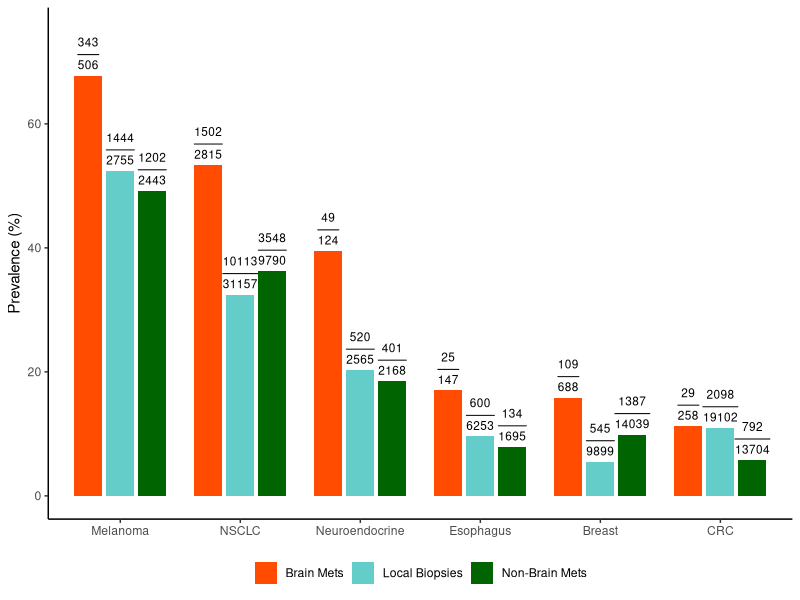
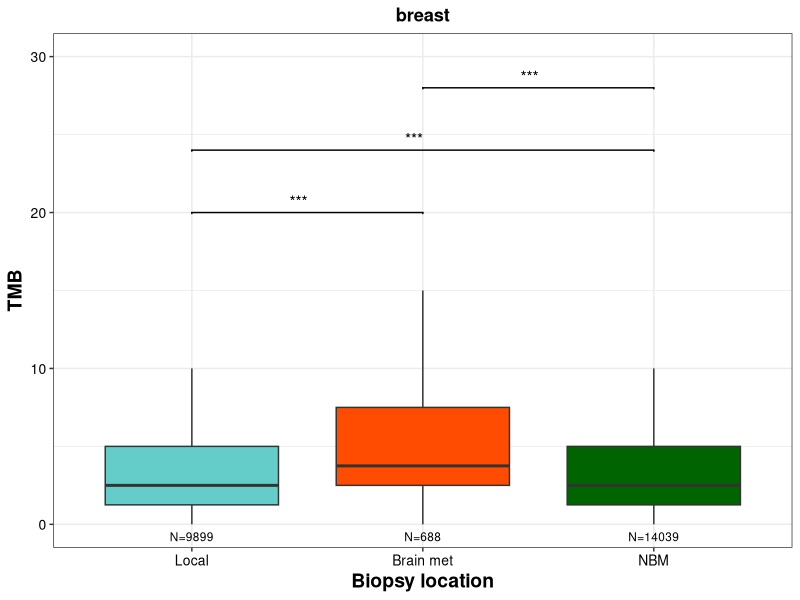
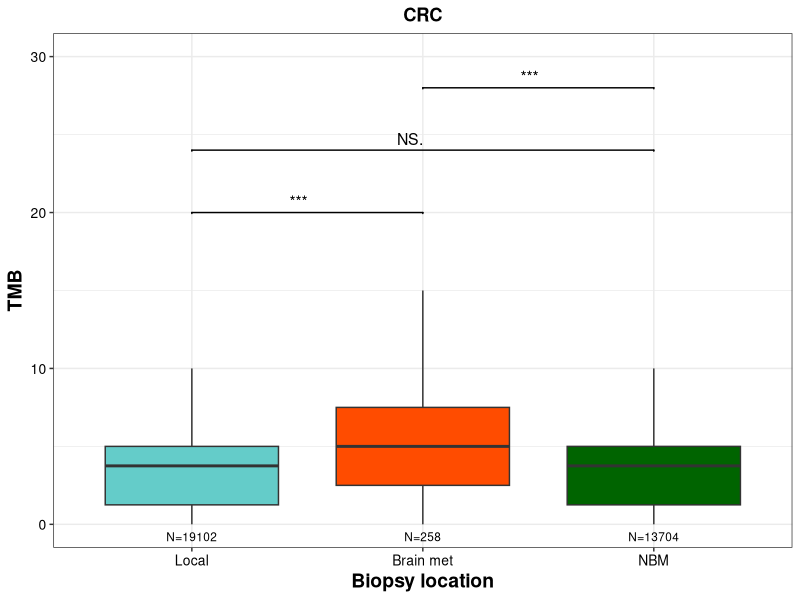
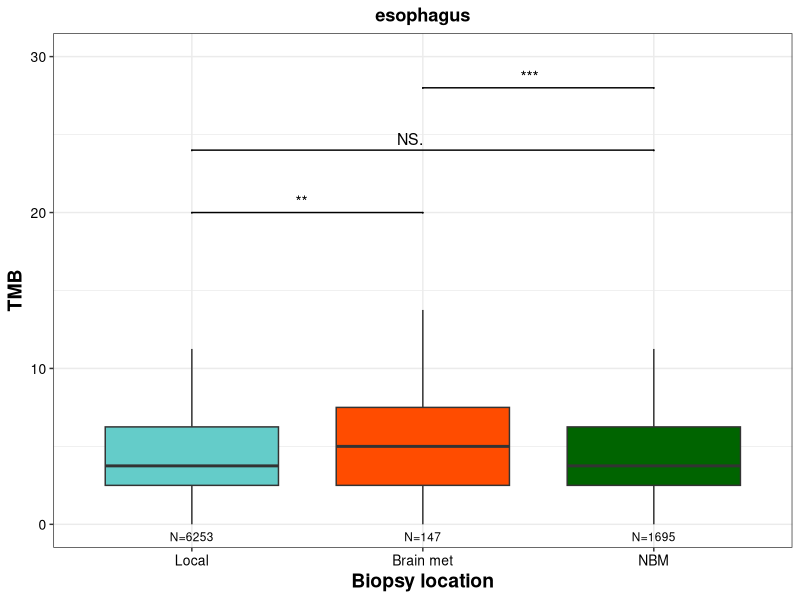
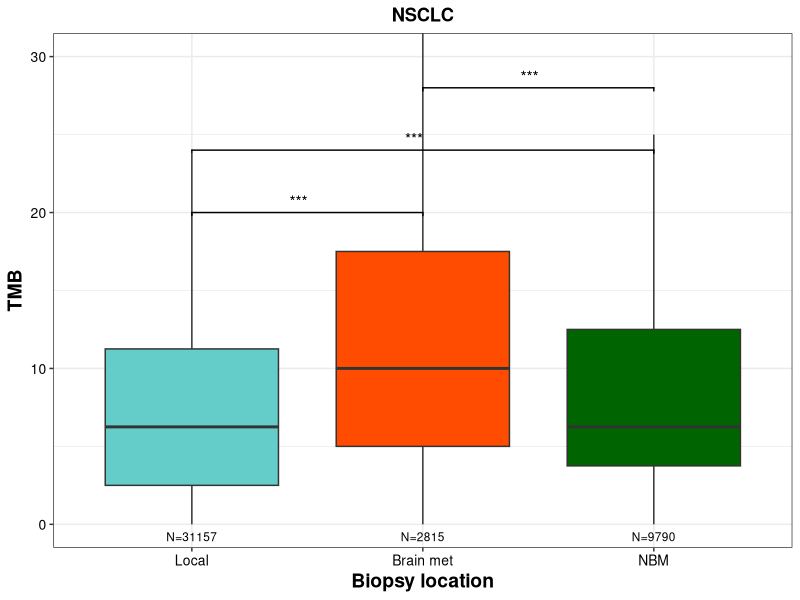
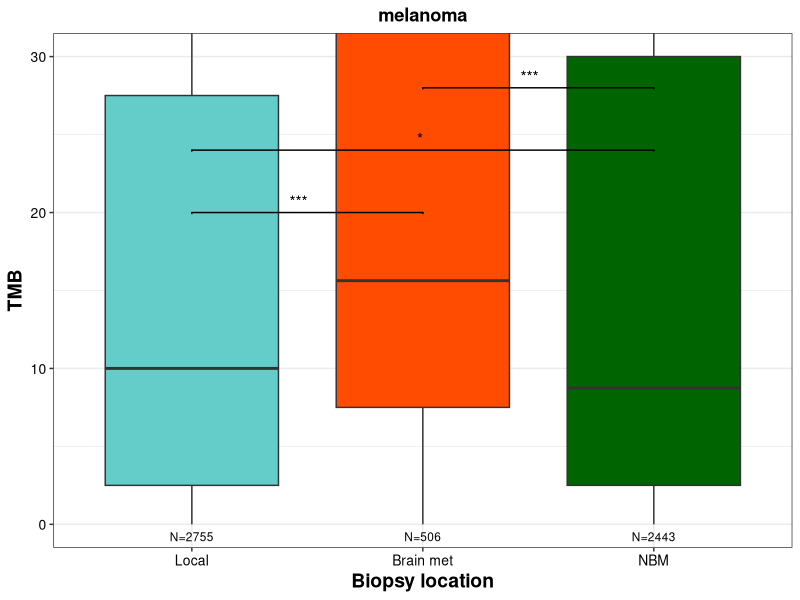
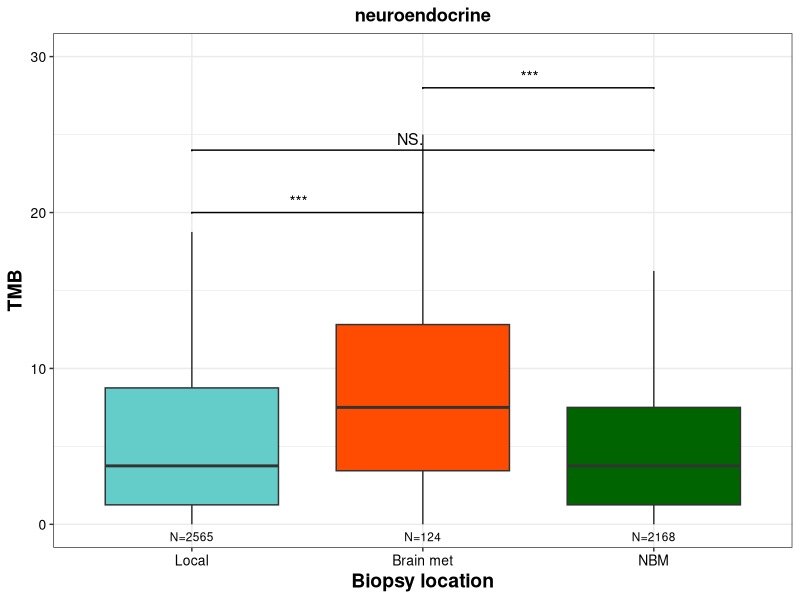
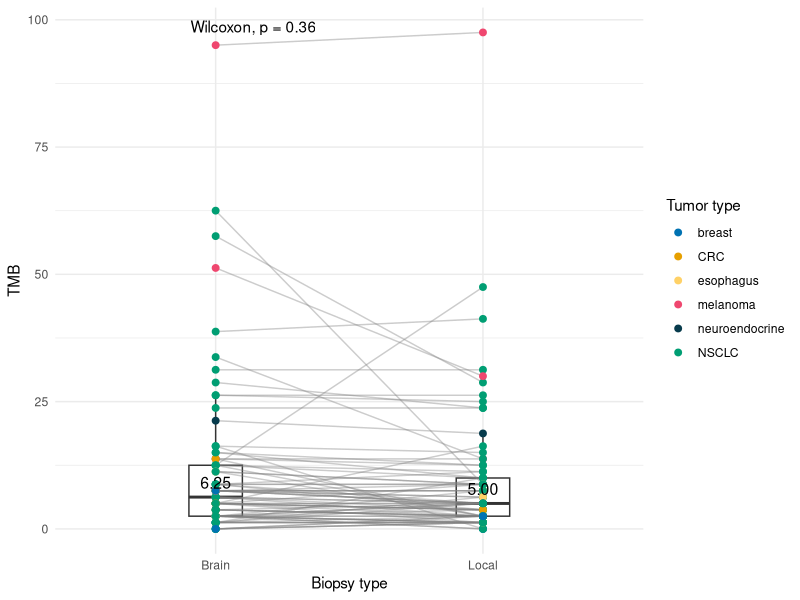

Write R code to recreate these figures, in order.
library(ggplot2)
library(gdata)
library(readxl)
library(ggsignif)
library(plyr)
library(dplyr)
library(RColorBrewer)
library(ggrepel)
library(reshape2)
library(tidyr)
library(ggpubr)

#Figure 4A
bm_local = read_excel( "./fig2_data.xlsx", sheet = "Brain vs. Local")
nbm_local = read_excel( "./fig2_data.xlsx", sheet = "Brain vs. NBM")

bm_local_tmb <- bm_local %>%
  filter(`Gene/Biomarker` == 'TMB-High')

nbm_local_tmb <- nbm_local %>%
  filter(`Gene/Biomarker` == 'TMB-High')

bm_nbm_local_tmb <- bm_local_tmb %>%
  bind_cols(select(nbm_local_tmb, -any_of(names(bm_local_tmb)))) %>%
  mutate(`Brain Mets` = `% in Brain`) %>%
  mutate(`Local Biopsies` = `% in Local`) %>%
  mutate(`Non-Brain Mets` = `% in NBM`) 

bm_nbm_local_tmb <- bm_nbm_local_tmb %>%
  mutate(BM_total = `BM|Gene/Biomarker(+)` + `BM|Gene/Biomarker(-)`) %>%
  mutate(Local_total = `Local|Gene/Biomarker(+)` + `Local|Gene/Biomarker(-)`) %>%
  mutate(NBM_total =  `NBM|Gene/Biomarker(+)`+ `NBM|Gene/Biomarker(-)`) %>%
  mutate(BM_TMBH = `BM|Gene/Biomarker(+)`) %>%
  mutate(Local_TMBH = `Local|Gene/Biomarker(+)`) %>%
  mutate(NBM_TMBH = `NBM|Gene/Biomarker(+)`)

bm_nbm_local_tmb_percent <- bm_nbm_local_tmb %>%
  select(Disease, `Brain Mets`, `Local Biopsies`, `Non-Brain Mets`) %>%
  melt()

bm_nbm_local_tmb_percent$Disease <- factor(bm_nbm_local_tmb_percent$Disease, levels = c("Melanoma","NSCLC","Neuroendocrine","Esophagus","Breast","CRC"))

bm_nbm_local_tmb_numbers <- bm_nbm_local_tmb %>%
  select(Disease, BM_TMBH, BM_total, Local_TMBH, Local_total, NBM_TMBH, NBM_total)

bm_nbm_local_tmb_numbers <- bm_nbm_local_tmb_numbers %>%
  pivot_longer(cols = -Disease,names_to = c("variable", ".value"),names_sep = "_") %>%
  mutate(variable = recode(variable, BM = "Brain Mets", Local = "Local Biopsies", NBM = "Non-Brain Mets"), 
         variable = factor(variable, levels = c("Brain Mets", "Local Biopsies", "Non-Brain Mets")))

bm_nbm_local_tmb_numbers$Disease <- factor(bm_nbm_local_tmb_numbers$Disease, levels = c("Melanoma","NSCLC","Neuroendocrine","Esophagus","Breast","CRC"))

bm_nbm_local_tmb_numbers <- bm_nbm_local_tmb_numbers %>%
  left_join(bm_nbm_local_tmb_percent %>% select(Disease, variable, value), by = c("Disease", "variable"))

pdf("Figure4A.pdf", height = 7, width=9)
p <- ggplot(bm_nbm_local_tmb_percent, aes(x = Disease, y = value*100, fill = variable)) +
  geom_col(position = position_dodge(width = 0.8), width = 0.7) +
  geom_text(data = bm_nbm_local_tmb_numbers, aes(x= Disease, y=value*100, label = sprintf("frac(%d,%d)", TMBH, total), group = variable),
    position = position_dodge(width = 0.8),
    vjust = -0.2,
    size = 3,
    lineheight = 0.9,
    inherit.aes = FALSE,
    parse = TRUE) +
  scale_fill_manual(values = c("Brain Mets" = "#FF4C00", "Non-Brain Mets" = "darkgreen", "Local Biopsies" = "#64CCC9")) +
  coord_cartesian(ylim = c(0, 75)) +
  labs(y = "Prevalence (%)", x = NULL, fill = NULL) +
  theme_classic() +
  theme(legend.position = "bottom")

print(p)
dev.off()

#Figure 4B
data_4B = read.table("./data_4B.csv", header=TRUE, sep=",")

data_4B <- data_4B %>%
  mutate(tTMB = as.numeric(tTMB))

data_4B$biopsy <- factor(data_4B$biopsy, levels = c('Local', "Brain met", "NBM"))

diseases = c('breast', 'CRC', 'esophagus', 'NSCLC', 'melanoma', 'neuroendocrine')
disease <- 'breast'
for (disease in diseases) {
  
  data_subset <- data_4B %>%
    filter(newDG == disease)
  
  summary <- data_subset %>%
    dplyr::group_by(biopsy) %>%
    dplyr::summarise(n=n())
  
  pdf(file = paste0(disease,"Figure_4B.pdf"), height=4, width=4)
  p <- ggplot(data_subset, aes(y=tTMB, x=biopsy, fill = biopsy)) + 
    geom_boxplot(outlier.alpha = 0) + 
    geom_text(data=summary, aes(x=biopsy, y=-0.8, label=paste0("N=",n)),color="black", size = 3)+
    theme_bw()+
    scale_fill_manual(values = c("#64CCC9", "#ff4c00", "darkgreen")) +
    theme(legend.position="none",
          strip.background = element_blank(),
          axis.title=element_text(size=14, face = "bold",colour = "black"),
          axis.text.x = element_text(size = 10,colour = "black"),
          axis.text.y  = element_text(size = 10,colour = "black"),
          plot.title = element_text(face = "bold", hjust=0.5)) +
    coord_cartesian(ylim=c(0,30))+
    xlab("Biopsy location") +
    ylab("TMB")+
    ggtitle(disease) +
    geom_signif(test = "wilcox.test", comparisons = combn(levels(data_4B$biopsy),2, simplify = F),textsize = 4,tip_length = 0.0001, y_position = c(20,24,28), margin_top = 0, map_signif_level = T, hjust = 0.99)
  
  print(p)
  dev.off()
}

#Figure 4C
data_4C = read.table("./data_4C.csv", header=TRUE, sep=",")

data_4C$value <- as.numeric(data_4C$value)

pdf('Figure_4C.pdf', width = 4, height = 3)
p <- ggplot(data_4C, aes(x = variable, y = value)) +
  geom_boxplot(width = 0.2, outlier.shape = NA) +
  geom_line(aes(group = Patient_number), alpha = 0.4, color = "gray50") +     
  geom_point(size = 2, aes(color = newDG_local)) + 
  theme_minimal() +
  labs(x = "Biopsy type", y = "TMB", color = "Tumor type") +
  scale_x_discrete(labels = c("TMB_local" = "Local", "TMB_brainMets"  = "Brain")) +
  stat_compare_means (method = "wilcox.test") + 
  stat_summary(fun = median, geom = "text", aes(label = sprintf("%.2f", ..y..)), vjust = -0.7, color = "black", size = 4) +
  scale_color_manual(values = c("#0072B2", "#E69F00", "#ffd166", "#ef476f","#073b4c", "#009E73"))

print(p)
dev.off()

#Figure 4D
bm_local = read_excel( "./fig2_data.xlsx", sheet = "Brain vs. Local")
nbm_local = read_excel( "./fig2_data.xlsx", sheet = "Brain vs. NBM")

bm_local_msi <- bm_local %>%
  filter(`Gene/Biomarker` == 'MSI-High')

nbm_local_msi <- nbm_local %>%
  filter(`Gene/Biomarker` == 'MSI-High')

bm_nbm_local_msi <- bm_local_msi %>%
  bind_cols(select(nbm_local_msi, -any_of(names(bm_local_msi)))) %>%
  mutate(`Brain Mets` = `% in Brain`) %>%
  mutate(`Local Biopsies` = `% in Local`) %>%
  mutate(`Non-Brain Mets` = `% in NBM`) 

bm_nbm_local_msi <- bm_nbm_local_msi %>%
  mutate(BM_total = `BM|Gene/Biomarker(+)` + `BM|Gene/Biomarker(-)`) %>%
  mutate(Local_total = `Local|Gene/Biomarker(+)` + `Local|Gene/Biomarker(-)`) %>%
  mutate(NBM_total =  `NBM|Gene/Biomarker(+)`+ `NBM|Gene/Biomarker(-)`) %>%
  mutate(BM_msiH = `BM|Gene/Biomarker(+)`) %>%
  mutate(Local_msiH = `Local|Gene/Biomarker(+)`) %>%
  mutate(NBM_msiH = `NBM|Gene/Biomarker(+)`)

bm_nbm_local_msi_percent <- bm_nbm_local_msi %>%
  select(Disease, `Brain Mets`, `Local Biopsies`, `Non-Brain Mets`) %>%
  melt()

bm_nbm_local_msi_percent$Disease <- factor(bm_nbm_local_msi_percent$Disease, levels = c("CRC", "Esophagus", "Breast", "NSCLC", "Melanoma","Neuroendocrine"))

bm_nbm_local_msi_numbers <- bm_nbm_local_msi %>%
  select(Disease, BM_msiH, BM_total, Local_msiH, Local_total, NBM_msiH, NBM_total)

bm_nbm_local_msi_numbers <- bm_nbm_local_msi_numbers %>%
  pivot_longer(cols = -Disease,names_to = c("variable", ".value"),names_sep = "_") %>%
  mutate(variable = recode(variable, BM = "Brain Mets", Local = "Local Biopsies", NBM = "Non-Brain Mets"), 
         variable = factor(variable, levels = c("Brain Mets", "Local Biopsies", "Non-Brain Mets")))

bm_nbm_local_msi_numbers$Disease <- factor(bm_nbm_local_msi_numbers$Disease, levels = c("CRC", "Esophagus", "Breast", "NSCLC", "Melanoma","Neuroendocrine"))

bm_nbm_local_msi_numbers <- bm_nbm_local_msi_numbers %>%
  left_join(bm_nbm_local_msi_percent %>% select(Disease, variable, value), by = c("Disease", "variable"))

pdf("Figure4D.pdf", height = 7, width=9)
p <- ggplot(bm_nbm_local_msi_percent, aes(x = Disease, y = value*100, fill = variable)) +
  geom_col(position = position_dodge(width = 0.8), width = 0.7) +
  geom_text(data = bm_nbm_local_msi_numbers, aes(x= Disease, y=value*100, label = sprintf("frac(%d,%d)", msiH, total), group = variable),
            position = position_dodge(width = 0.8),
            vjust = -0.2,
            size = 3,
            lineheight = 0.9,
            inherit.aes = FALSE,
            parse = TRUE) +
  scale_fill_manual(values = c("Brain Mets" = "#FF4C00", "Non-Brain Mets" = "darkgreen", "Local Biopsies" = "#64CCC9")) +
  coord_cartesian(ylim = c(0, 9)) +
  labs(y = "Prevalence (%)", x = NULL, fill = NULL) +
  theme_classic() +
  theme(legend.position = "bottom")

print(p)
dev.off()

            
